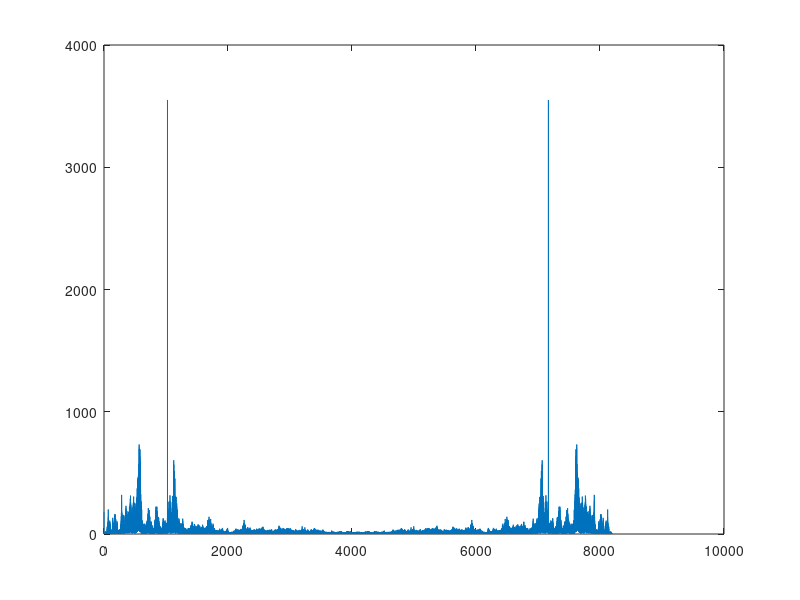
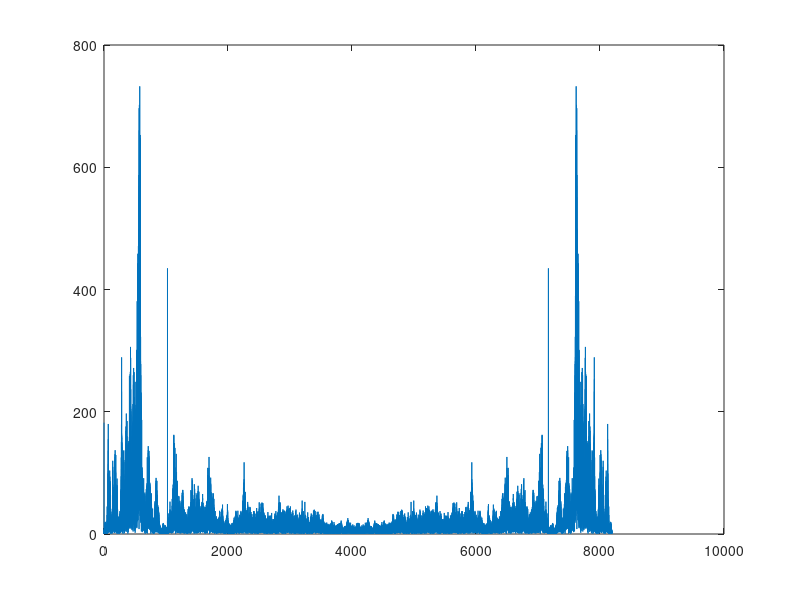

Reproduce these figures in MATLAB, in order.
#filter out narrow band interference
#y = audioread("fortroad_lost.wav");
load handel;
fs = 8192; #Audio sampling frequency
num_samples = length(y);

#plot([0:2*pi/num_samples:2*pi-2*pi/num_samples], abs(fft(y)));
#soundsc(y, fs);


a0 = 0.1;
fi = 1024;
w0 = 2*pi/fs*fi;
yc = y + a0*sin(w0*(1:length(y))');

#figure();
plot([0:2*pi/num_samples:2*pi-2*pi/num_samples].*fs/(2*pi), abs(fft(yc)));
soundsc(yc, fs);


impresp = [-0.01240671338741861600, 0.00694358185963385960, 0.02652539108687676200, 0.03401094665800102900, 0.02195785296111492400, -0.00635874014222203090, -0.03671411631501587300, -0.05062669031672122100, -0.03612403146241162400, 0.00344193957770653300, 0.04849139035380394700, 0.07231322279686837300, 0.05632839250782021400, 0.00309968940604096660, -0.06144165779519712000, 0.86111908442223983000, -0.06144165779519712000, 0.00309968940604096660, 0.05632839250782021400, 0.07231322279686837300, 0.04849139035380394700, 0.00344193957770653300, -0.03612403146241162400, -0.05062669031672122100, -0.03671411631501587300, -0.00635874014222203090, 0.02195785296111492400, 0.03401094665800102900, 0.02652539108687676200, 0.00694358185963385960, -0.01240671338741861600];
ycf = conv(yc, impresp);

figure();
plot([0:2*pi/length(ycf):2*pi-2*pi/length(ycf)].*fs/(2*pi), abs(fft(ycf)));

soundsc(ycf, fs);